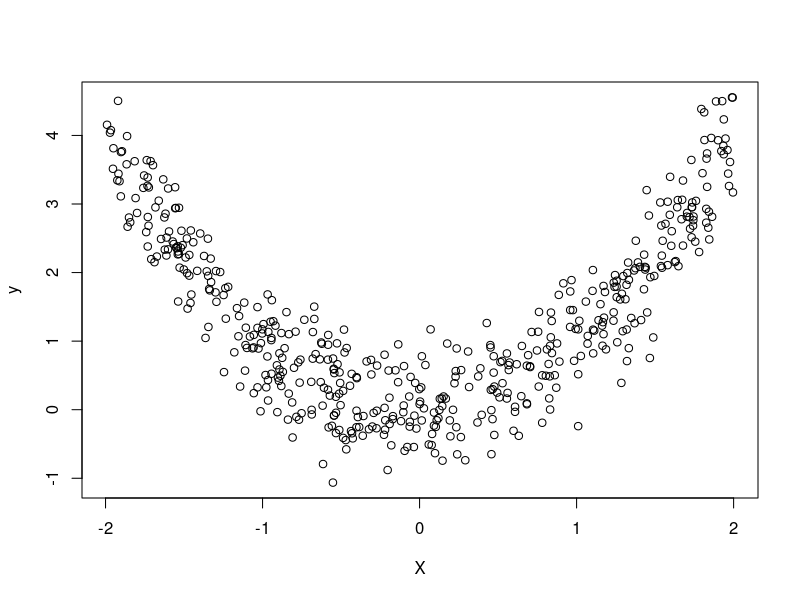
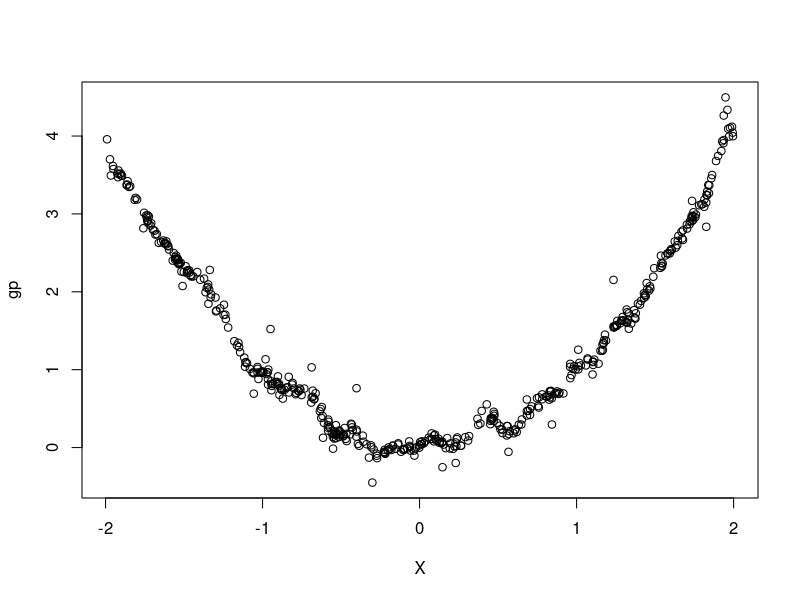
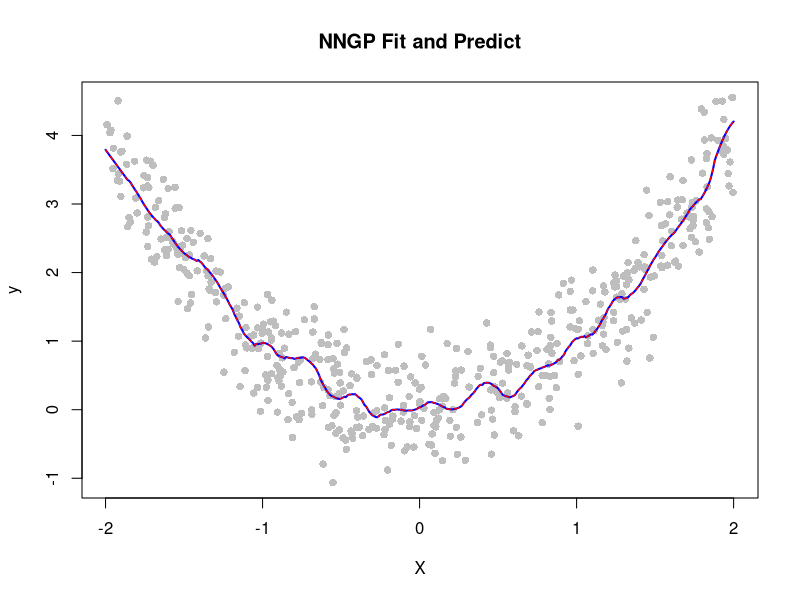

Recreate these plots in R, in order.
N <- 500
X <- runif(n = N, min = -2, max = 2) |> as.matrix()
y <- X^2 + rnorm(n=N, sd = 0.5)
plot(X, y)


compute_kernel_mat <- function(X, l, eta){
  n <- nrow(X)
  base_mat <- matrix(0, nrow=n, ncol=n)
  for(i in 1:n){
    for(j in 1:n){
      if(i > j){
        base <- -1/2 * sum((X[i,] - X[j,])^2)
        base_mat[i, j] <- base
        base_mat[j, i] <- base
      }}}
  log_K <- base_mat / l^2
  K <- eta^2 * exp(log_K)
  diag(K) <- eta^2
  
  return(K)
}

compute_train_test_kernel <- function(X, X2, l, eta) {
  n1 <- nrow(X)
  n2 <- nrow(X2)
  
  K <- matrix(0, nrow = n1, ncol = n2)
  
  for (i in seq_len(n1)) {
    for (j in seq_len(n2)) {
      sqdist <- sum((X[i, ] - X2[j, ])^2)
      exponent <- -1/2 * sqdist / (l^2)
      K[i, j] <- eta^2 * exp(exponent)
    }
  }
  return(K)
}

# prepare NNGP
compute_distance <- function(x1, x2){
  distance <- (x1 - x2)^2 |> sum()
  return(distance)
}


get_neighbor_sample <- function(x, X_candidate, m){
  if(nrow(X_candidate) <= m){
    return(seq(1,nrow(X_candidate)))
    
  }else{
    distance_vec <- apply(X_candidate, 1, compute_distance, x1 = x)
    neighbor_idx <- order(distance_vec)[1:m]
    
    return(neighbor_idx)
  }
}


get_neighbor_sample_list <- function(X, m){
  N <- dim(X)[1]
  
  output_list      <- list()
  output_list[[1]] <- 1
  
  output_list[2:N] <- purrr::map(
    .x = seq(2, N),
     ~ get_neighbor_sample(x = X[.x, ] |> as.matrix(),
                             X_candidate = X[1:(.x-1), ] |> as.matrix(),
                             m = m))
  return(output_list)
}


get_children <- function(i, idx_list, N){
  output <- c()
  cnt <- 1
  for(t in 1:N){
    idx_vec <- idx_list[[t]]
    if(i %in% idx_vec){
      output[cnt] <- t
      cnt <- cnt + 1
    }
  }
  return(output)
}


get_children_list <- function(neighbor_sample_list){
  N <- length(neighbor_sample_list)
  output_list <- list()
  
  output_list[1:N] <- purrr::map(
    .x = seq(1, N),
    ~ get_children(i = .x,
                   idx_list = neighbor_sample_list,
                   N = N))
  return(output_list)
}


neighbor_sample_list <- get_neighbor_sample_list(X, m=30)
children_list <- get_children_list(neighbor_sample_list)


# MCMC
l <- 1
eta <- 0.5
epsilon <- 2

B_mat_list <- list()
F_mat_list <- list()

for(i in 1:N){
  if(i == 1){
    B_mat_list[[1]] <- 1
    F_mat_list[[1]] <- 1
  } else {
    
    idx <- neighbor_sample_list[[i]]
    
    X_i <- X[i, , drop=FALSE]
    X_n <- X[idx, , drop=FALSE]

    K_n   <- compute_kernel_mat(X_n, l, eta) + 1e-6 * diag(length(idx)) 
    K_i_n <- compute_train_test_kernel(X_i, X_n, l, eta)
    K_i   <- compute_kernel_mat(X_i, l, eta)
    
    B_mat <- K_i_n %*% solve(K_n)

    F_mat <- K_i - B_mat %*% t(K_i_n)
    
    B_mat_list[[i]] <- B_mat
    F_mat_list[[i]] <- F_mat
  }
}

gp <- y

for(i in 1:N){
  n_idx <- neighbor_sample_list[[i]]
  c_idx <- children_list[[i]]
  
  # posterior variance
  V_inv <- 1/epsilon + 1/as.numeric(F_mat_list[[i]])
  for(t in c_idx){
    p_of_t <- neighbor_sample_list[[t]]
    pos <- which(p_of_t == i)
    b_ti <- as.numeric(B_mat_list[[t]][pos])
    V_inv <- V_inv + (b_ti^2) / as.numeric(F_mat_list[[t]])
  }
  V <- 1 / V_inv
  
  # posterior mean
  p_pred <- 0
  if(i > 1) p_pred <- sum(as.numeric(B_mat_list[[i]]) * gp[n_idx])
  
  mu <- y[i]/epsilon + p_pred / as.numeric(F_mat_list[[i]])
  
  # information from children
  for(t in c_idx){
    p_of_t <- neighbor_sample_list[[t]]
    pos <- which(p_of_t == i)
    b_ti <- as.numeric(B_mat_list[[t]][pos])
    
    o_idx <- p_of_t[-pos]
    b_o   <- B_mat_list[[t]][-pos]
    
    # residuals from children
    resid_t <- gp[t] - sum(as.numeric(b_o) * gp[o_idx])
    mu <- mu + (b_ti * resid_t) / as.numeric(F_mat_list[[t]])
  }
  
  gp[i] <- rnorm(1, mean = V * mu, sd = sqrt(V))
}

plot(X, gp)


# predict
test_X <- seq(-2,2,0.01)

test_X_neighbor_list <- list()
test_X_neighbor_list[1:length(test_X)] <- purrr::map(
  .x = seq(1, length(test_X)),
  ~ get_neighbor_sample(x = test_X[.x] |> as.matrix(),
                        X_candidate = X,
                        m = 30))

N_sample <- 200
gp_test <- matrix(NA, nrow=N_sample, ncol=length(test_X))

for(i in 1:length(test_X)){
    idx <- test_X_neighbor_list[[i]]
    
    X_i <- test_X[i] |> as.matrix()
    X_n <- X[idx, , drop=FALSE]
    
    K_n   <- compute_kernel_mat(X_n, l, eta) + 1e-6 * diag(length(idx)) 
    K_i_n <- compute_train_test_kernel(X_i, X_n, l, eta)
    K_i   <- compute_kernel_mat(X_i, l, eta)
    
    B_mat <- K_i_n %*% solve(K_n)
    
    F_mat <- K_i - B_mat %*% t(K_i_n)
    
    gp_test[,i] <- rnorm(n=N_sample,
                         mean = sum(B_mat * gp[idx]),
                         sd = sqrt(F_mat))
}


gp_test_mean <- apply(gp_test, 2, mean)
gp_test_upper <- apply(gp_test, 2, quantile, probs=0.975)
gp_test_lower <- apply(gp_test, 2, quantile, probs=0.025)

plot(X, y, col = "gray", pch = 16, main = "NNGP Fit and Predict")
lines(test_X, gp_test_mean, col = "blue", lwd = 2)
lines(test_X, gp_test_upper, col = "red", lty = 2)
lines(test_X, gp_test_lower, col = "red", lty = 2)

gc()
